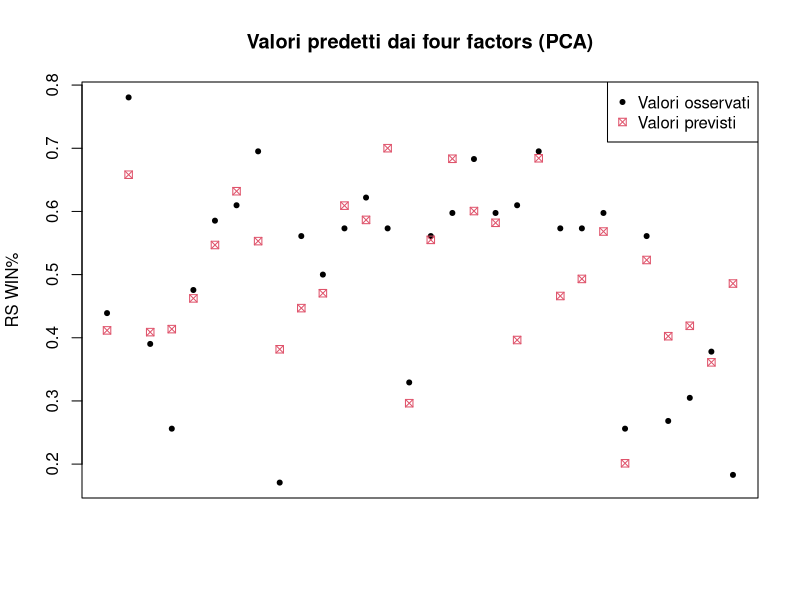
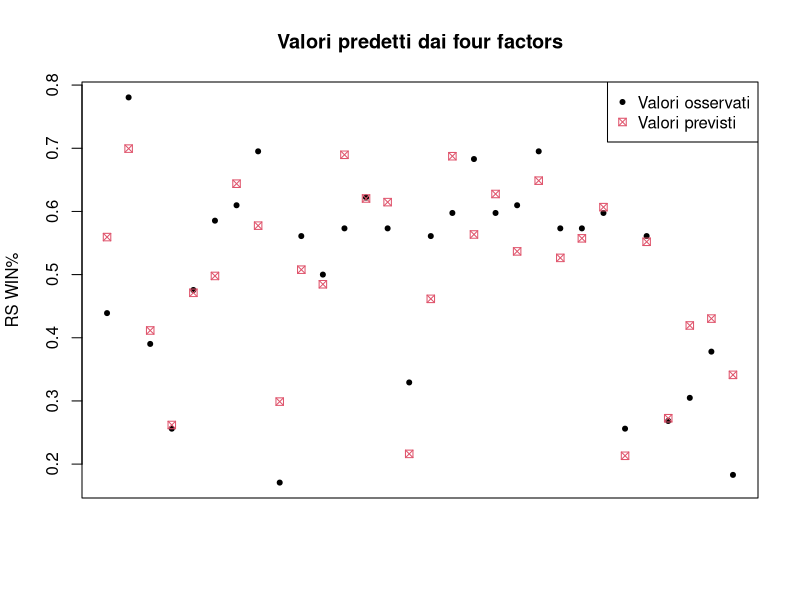
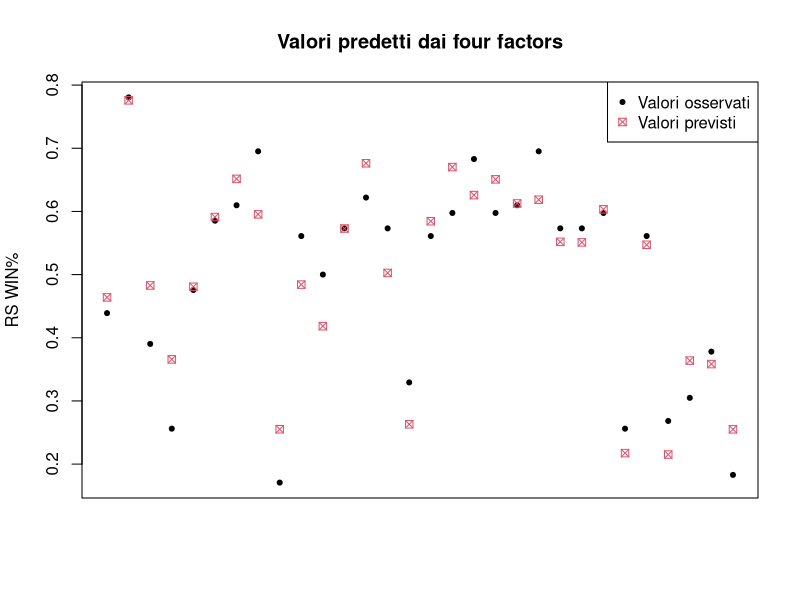
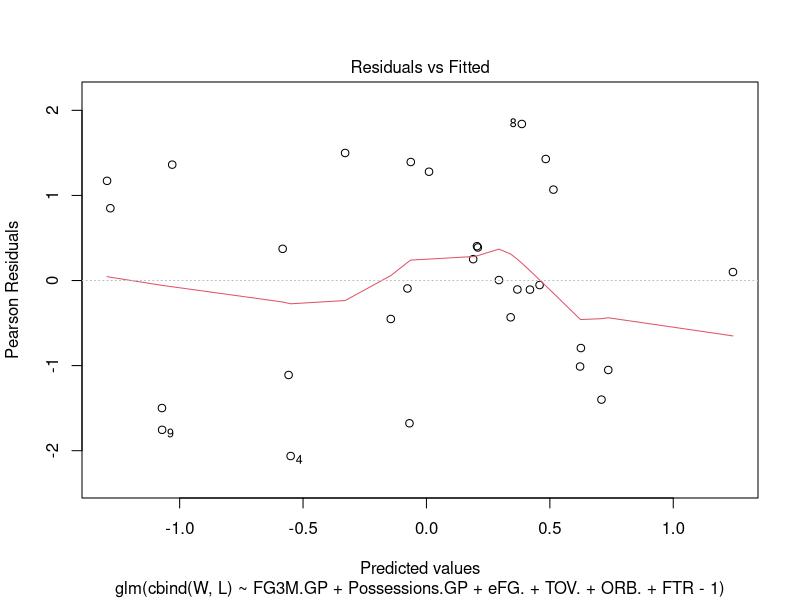

The R script that drew these images, in order:
## ---- chunk 1
data <- read.table("data/team_stats.txt", header = T)
head(data)
## ---- chunk 2
apply(data[, 6:9], 2, sd)
## ---- chunk 3
pca <- prcomp(data[, 6:9], scale. = TRUE)
## ---- chunk 4
cumsum((pca$sdev ^ 2) / sum(pca$sdev ^ 2))
## ---- chunk 5
X.0 <- pca$x[, c(1, 2)]
## ---- chunk 6
win.prob.glm.pca <- glm(cbind(data[, 1], data[, 2]) ~ X.0[, 1] + X.0[, 2], family = binomial)
summary(win.prob.glm.pca)
## ---- chunk 7
win.prob.glm.pca <- update(win.prob.glm.pca, . ~ . - X.0[, 2])
summary(win.prob.glm.pca)
## ---- chunk 8
pchisq(win.prob.glm.pca$null.deviance - win.prob.glm.pca$deviance, 
       win.prob.glm.pca$df.null - win.prob.glm.pca$df.residual, lower.tail = FALSE)
## ---- chunk 9
pchisq(win.prob.glm.pca$deviance, win.prob.glm.pca$df.residual, lower.tail = FALSE)
## ---- chunk 10
with(data,{
  plot(1:30, W / 82, pch = 20, 
       xlab = "", xaxt = "n", ylab = "RS WIN%",
       main = "Valori predetti dai four factors (PCA)")
  points(1:30, fitted(win.prob.glm.pca), pch = 7, col = 2)
  legend("topright", legend = c("Valori osservati", "Valori previsti"),
         col = c(1, 2), pch = c(20, 7))
})
## ---- chunk 11
win.prob.glm.0 <- glm(cbind(W, L) ~ eFG. + TOV. + ORB. + FTR, 
                      family = binomial, data = data)
summary(win.prob.glm.0)
## ---- chunk 12
compare.matrix <- matrix(data = c(win.prob.glm.pca$aic, win.prob.glm.0$aic,
      BIC(win.prob.glm.pca), BIC(win.prob.glm.0)), nrow = 2, byrow = TRUE)
colnames(compare.matrix) <- c("PCA", "4Factors")
row.names(compare.matrix) <- c("AIC", "BIC")
compare.matrix
## ---- chunk 13
with(data,{
  plot(1:30, W / 82, pch = 20, 
       xlab = "", xaxt = "n", ylab = "RS WIN%",
       main = "Valori predetti dai four factors")
  points(1:30, fitted(win.prob.glm.0), pch = 7, col = 2)
  legend("topright", legend = c("Valori osservati", "Valori previsti"),
         col = c(1, 2), pch = c(20, 7))
})
## ---- chunk 14
pchisq(win.prob.glm.0$deviance, win.prob.glm.0$df.residual, lower.tail = FALSE)
## ---- chunk 15
win.prob.glm <- glm(cbind(W, L) ~ ., family = binomial, data = data)
summary(win.prob.glm)
## ---- chunk 16
win.prob.glm <- update(win.prob.glm, . ~ . - FG3A.GP)
summary(win.prob.glm)
## ---- chunk 17
win.prob.glm <- update(win.prob.glm, . ~ . - 1)
summary(win.prob.glm)
## ---- chunk 18
compare.matrix <- cbind(compare.matrix, c(win.prob.glm$aic, BIC(win.prob.glm)))
colnames(compare.matrix) <- c("PCA", "4Factors", "4Factors + 3PTShot")
compare.matrix
## ---- chunk 19
pchisq(win.prob.glm$deviance, win.prob.glm$df.residual, lower.tail = FALSE)
## ---- chunk 20
with(data,{
  plot(1:30, W / 82, pch = 20, 
       xlab = "", xaxt = "n", ylab = "RS WIN%",
       main = "Valori predetti dai four factors")
  points(1:30, fitted(win.prob.glm), pch = 7, col = 2)
  legend("topright", legend = c("Valori osservati", "Valori previsti"),
         col = c(1, 2), pch = c(20, 7))
})
## ---- chunk 21
mean(abs(residuals(win.prob.glm, type = "response"))) * 82
## ---- chunk 22
mean(abs(data$W - fitted(win.prob.glm) * 82))
sd(abs(data$W - fitted(win.prob.glm) * 82))
## ---- chunk 23
plot(win.prob.glm, which = 1)
## ---- chunk 24
add1(win.prob.glm, . ~ . + (.)^2, test = "Chisq") 
